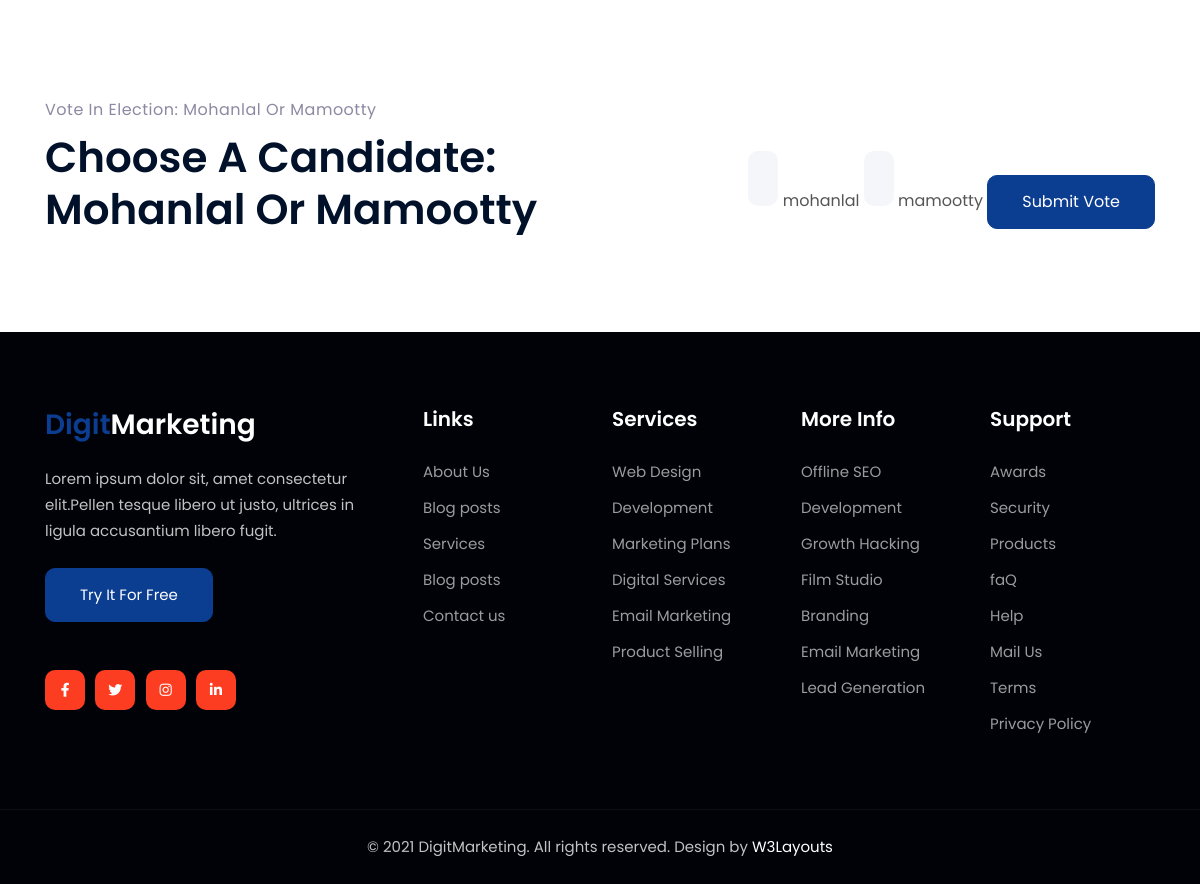
/vote/2/ (signed in), run on the app's committed database.
### vote/models.py (models this page shows, shortened)
class Election(models.Model):
    election_officer = models.ForeignKey(ElectionOfficerReg, on_delete=models.CASCADE, related_name='elections')
    election_no = models.IntegerField(unique=True)
    name=models.CharField(max_length=20)
    start_time=models.CharField(max_length=20)
    end_time=models.CharField(max_length=20)
    description=models.CharField(max_length=200)
    status=models.CharField(max_length=20,choices=choice)

class Candidate(models.Model):
    election = models.ForeignKey(Election, related_name='candidates', on_delete=models.CASCADE)
    name = models.CharField(max_length=255)
    profile_picture = models.ImageField(upload_to='candidates/', null=True, blank=True)
    description = models.TextField()
    subname = models.CharField(max_length=255)

### vote/views.py (the view, shortened to what this page needs)
# urls.py: path('vote/<int:election_id>/', views.vote, name='vote'),
def vote(request, election_id):
    voter_username = request.session.get('cs')
    if not voter_username:
        return redirect('login')
    voter = get_object_or_404(VoterReg, username=voter_username)
    election = get_object_or_404(Election, id=election_id)
    candidates = Candidate.objects.filter(election=election)
    eligible_voter = EligibleVoter.objects.filter(election=election, phone_number=voter.contact).first()
    if not eligible_voter:
        return render(request, 'vote.html', {
            'election': election,
            'candidates': candidates,
            'message': 'You are not eligible to vote in this election. Please contact the election officer.'
        })
    return render(request, 'vote.html', {'election': election, 'candidates': candidates})

### vote/templates/vote.html (shortened to what this page needs)
{% load static %}
<!doctype html>
<html lang="en">
<head>
    <link rel="stylesheet" href="{% static 'css/style-starter.css' %}">
</head>
<body>
    <section class="w3l-project-main">
        <div class="container">
            <div class="w3l-project py-md-5 py-4">
                <div class="row py-5 align-items-center">
                    <div class="col-lg-6 w3l-project-right">
                        <div class="bottom-info">
                            <div class="header-section pr-lg-5">
                                <h6 class="title-subhny mb-2">Vote in Election: {{ election.name }}</h6>
                                <h3 class="title-w3l">Choose a candidate: {{ election.name }}
                                </h3>
                            </div>
                        </div>
                    </div>
                    <div class="col-lg-6 w3l-project-left">
                        {% if candidates %}
                        <form method="post" class="subscribe-wthree mt-lg-5 mt-4">
                            <div class="">
                                {% for candidate in candidates %}
                                <input type="radio" name="candidate_id" value="{{ candidate.id }}" id="candidate-{{ candidate.id }}">
                                <label for="candidate-{{ candidate.id }}">{{ candidate.name }}</label>
                                {% endfor %}
                                <button class="btn btn-style btn-primary  ml-5" onclick="return confirm('Are you sure you want to vote?')" type="submit">Submit Vote</button>
                            </div>
                        </form>
                        {% endif %}
                    </div>
                </div>
            </div>
        </div>
    </section>
    <section class="w3l-footer-29-main">
        <div class="footer-29 py-5">
            <div class="container py-lg-4">
                <div class="row footer-top-29">
                    <div class="col-lg-4 col-md-6 footer-list-29 footer-1 pe-lg-5">
                        <div class="footer-logo mb-4">
                            <h2><a class="navbar-brand" href="index.html">
                                    <span class="sublog">Digit</span>Marketing
                                </a></h2>
                        </div>
                        <p>Lorem ipsum dolor sit, amet consectetur elit.Pellen tesque libero ut justo, ultrices in ligula accusantium libero fugit.
                        </p>
                        <div class="w3l-two-buttons mt-4">
                            <a href="#trail" class="btn btn-primary btn-style"> Try it For Free </a>
                        </div>
                        <div class="main-social-footer-29 mt-5">
                            <a href="#facebook" class="facebook"><span class="fab fa-facebook-f"></span></a>
                            <a href="#twitter" class="twitter"><span class="fab fa-twitter"></span></a>
                            <a href="#instagram" class="instagram"><span class="fab fa-instagram"></span></a>
                            <a href="#linkedin" class="linkedin"><span class="fab fa-linkedin-in"></span></a>
                        </div>
                    </div>
                    <div class="col-lg-2 col-md-6 footer-list-29 footer-2 mt-sm-0 mt-5">
                        <ul>
                            <h6 class="footer-title-29">Links</h6>
                            <li><a href="about.html">About Us</a></li>
                            <li><a href="blog.html"> Blog posts</a></li>
                            <li><a href="services.html">Services</a></li>
                            <li><a href="blog.html"> Blog posts</a></li>
                            <li><a href="contact.html">Contact us</a></li>
                        </ul>
                    </div>
                    <div class="col-lg-2 col-md-6 footer-list-29 footer-3 mt-lg-0 mt-5">
                        <h6 class="footer-title-29">Services</h6>
                        <ul>
                            <li><a href="#traning">Web Design</a></li>
                            <li><a href="#traning">Development</a></li>
                            <li><a href="#traning">Marketing Plans</a></li>
                            <li><a href="#marketplace">Digital Services</a></li>
                            <li><a href="#experts">Email Marketing</a></li>
                            <li><a href="#platform">Product Selling</a></li>
                        </ul>
                    </div>
                    <div class="col-lg-2 col-md-6  footer-list-29 footer-4 mt-lg-0 mt-5">
                        <h6 class="footer-title-29">More Info</h6>
                        <ul>
                            <li><a href="#seo">Offline SEO</a></li>
                            <li><a href="#traning">Development</a></li>
                            <li><a href="#hack">Growth Hacking</a></li>
                            <li><a href="#studio">Film Studio</a></li>
                            <li><a href="#branding">Branding</a></li>
                            <li><a href="#experts">Email Marketing</a></li>
                            <li><a href="#marketplace">Lead Generation</a></li>
                        </ul>
                    </div>
                    <div class="col-lg-2 col-md-6  footer-list-29 footer-4 mt-lg-0 mt-5">
                        <h6 class="footer-title-29">Support</h6>
                        <ul>
                            <li><a href="#awards">Awards</a></li>
                            <li><a href="#secutiry">Security</a></li>
                            <li><a href="#proj">Products</a></li>
                            <li><a href="#efaq">faQ</a></li>
                            <li><a href="#help">Help</a></li>
                            <li><a href="#mail">Mail Us</a></li>
                            <li><a href="#terms">Terms
                                </a></li>
                            <li><a href="#policy">Privacy Policy</a></li>
                        </ul>
                    </div>
                </div>
            </div>
        </div>
        <section class="w3l-copyright text-center">
            <div class="container">
                <p class="copy-footer-29">© 2021 DigitMarketing. All rights reserved. Design by <a href="https://w3layouts.com/" target="_blank">
                        W3Layouts</a></p>
            </div>
        </section>
    </section>
</body>
</html>

### data on the page
Election: name "Mohanlal Or Mamootty"
Candidate: name "mohanlal"
Candidate: name "mamootty"
